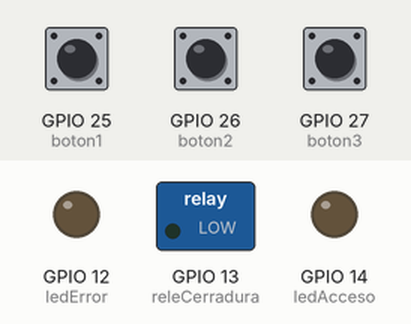
Simulated run of this sketch. Board: ESP32. Shown: switched loads named in the sketch (green lamp = pin HIGH), output pins drawn as LEDs (lit = HIGH). Inputs (shaded band) come from the test bench; at power-on: GPIO 25 (boton1) HIGH, GPIO 26 (boton2) HIGH, GPIO 27 (boton3) HIGH.

Above: at 1.2 s.
1.3 s: GPIO 25 (boton1) pulled LOW for 0.15 s
At 2.3 s:
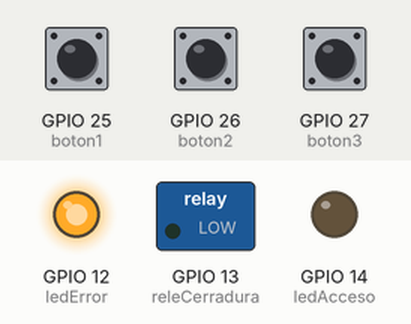
Timing chart, 0 to 12.8 s (numbered marks = the images above; inputs shaded):
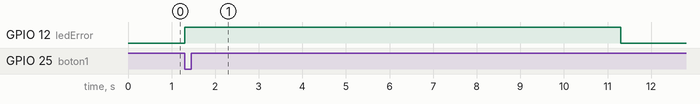

Measured:
- after the input at 1.3 s, GPIO 12 (ledError): LOW → HIGH at once, → LOW 10.0 s later

The sketch:

Reto1.ino
```cpp
//Microcontrolador: ESP32//


//DEFINICI??N DE PINES -//

const int boton1 = 25;
const int boton2 = 26;
const int boton3 = 27;

const int ledAcceso = 14;
const int ledError = 12;

const int releCerradura = 13;


//PAR??METROS DEL SISTEMA //

const int secuenciaCorrecta[3] = {1,2,3};

const int maxIntentos = 3;

const unsigned long tiempoBloqueo = 10000;
const unsigned long tiempoApertura = 3000;


//VARIABLES DE CONTROL //

int secuenciaIngresada[3];
int indiceSecuencia = 0;

int contadorIntentos = 0;

bool sistemaBloqueado = false;

unsigned long inicioBloqueo = 0;
unsigned long inicioApertura = 0;

bool cerraduraAbierta = false;


//CONFIGURACI??N //

void setup()
{
    pinMode(boton1, INPUT_PULLUP);
    pinMode(boton2, INPUT_PULLUP);
    pinMode(boton3, INPUT_PULLUP);

    pinMode(ledAcceso, OUTPUT);
    pinMode(ledError, OUTPUT);

    pinMode(releCerradura, OUTPUT);

    Serial.begin(115200);
}


//LOOP PRINCIPAL //

void loop()
{
    verificarBloqueo();

    if(!sistemaBloqueado)
    {
        leerBotones();
        verificarSecuencia();
    }

    controlarApertura();
}


//LECTURA DE BOTONES //

void leerBotones()
{
    if(digitalRead(boton1)==LOW)
    {
        registrarEntrada(1);
    }

    if(digitalRead(boton2)==LOW)
    {
        registrarEntrada(2);
    }

    if(digitalRead(boton3)==LOW)
    {
        registrarEntrada(3);
    }
}


// REGISTRAR ENTRADA //

void registrarEntrada(int valor)
{
    if(indiceSecuencia < 3)
    {
        secuenciaIngresada[indiceSecuencia] = valor;
        indiceSecuencia++;
    }
}


// VERIFICAR COMBINACI??N //

void verificarSecuencia()
{
    if(indiceSecuencia == 3)
    {
        if(combinacionCorrecta())
        {
            abrirCerradura();
            contadorIntentos = 0;
        }
        else
        {
            manejarIntentoFallido();
        }

        indiceSecuencia = 0;
    }
}


// COMPARACI??N //

bool combinacionCorrecta()
{
    for(int i=0;i<3;i++)
    {
        if(secuenciaIngresada[i] != secuenciaCorrecta[i])
        return false;
    }

    return true;
}


//APERTURA//

void abrirCerradura()
{
    digitalWrite(releCerradura, HIGH);
    digitalWrite(ledAcceso, HIGH);

    cerraduraAbierta = true;
    inicioApertura = millis();
}


//CONTROL APERTURA //

void controlarApertura()
{
    if(cerraduraAbierta)
    {
        if(millis() - inicioApertura > tiempoApertura)
        {
            digitalWrite(releCerradura, LOW);
            digitalWrite(ledAcceso, LOW);
            cerraduraAbierta = false;
        }
    }
}


//INTENTO FALLIDO//

void manejarIntentoFallido()
{
    contadorIntentos++;

    digitalWrite(ledError, HIGH);

    if(contadorIntentos >= maxIntentos)
    {
        sistemaBloqueado = true;
        inicioBloqueo = millis();
    }
}


// CONTROL BLOQUEO //

void verificarBloqueo()
{
    if(sistemaBloqueado)
    {
        if(millis() - inicioBloqueo > tiempoBloqueo)
        {
            sistemaBloqueado = false;
            contadorIntentos = 0;
            digitalWrite(ledError, LOW);
        }
    }
}
```
